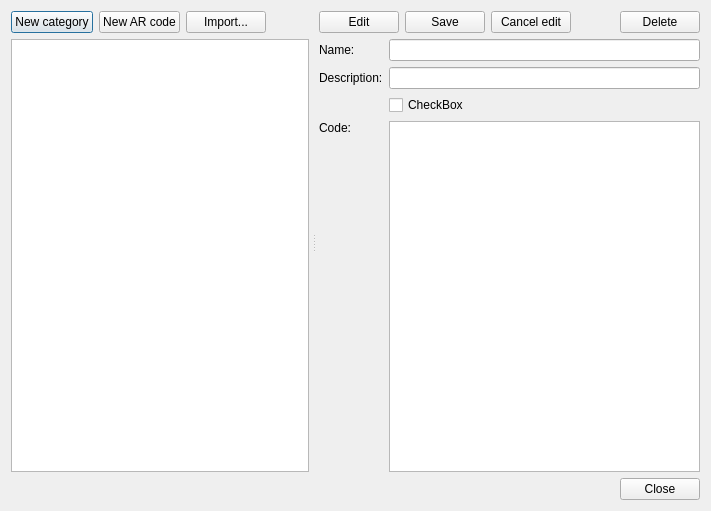
<?xml version="1.0" encoding="UTF-8"?>
<ui version="4.0">
 <class>CheatsDialog</class>
 <widget class="QDialog" name="CheatsDialog">
  <property name="geometry">
   <rect>
    <x>0</x>
    <y>0</y>
    <width>711</width>
    <height>511</height>
   </rect>
  </property>
  <property name="windowTitle">
   <string>金手指代码编辑器 - melonDS</string>
  </property>
  <layout class="QVBoxLayout" name="verticalLayout_5">
   <item>
    <widget class="QSplitter" name="splitter">
     <property name="orientation">
      <enum>Qt::Orientation::Horizontal</enum>
     </property>
     <property name="handleWidth">
      <number>2</number>
     </property>
     <widget class="QWidget" name="verticalLayoutWidget">
      <layout class="QVBoxLayout" name="verticalLayout_2">
       <property name="topMargin">
        <number>0</number>
       </property>
       <property name="rightMargin">
        <number>4</number>
       </property>
       <property name="bottomMargin">
        <number>0</number>
       </property>
       <item>
        <layout class="QHBoxLayout" name="horizontalLayout">
         <property name="sizeConstraint">
          <enum>QLayout::SizeConstraint::SetDefaultConstraint</enum>
         </property>
         <item>
          <widget class="QPushButton" name="btnNewCat">
           <property name="text">
            <string>New category</string>
           </property>
          </widget>
         </item>
         <item>
          <widget class="QPushButton" name="btnNewARCode">
           <property name="text">
            <string>New AR code</string>
           </property>
          </widget>
         </item>
         <item>
          <widget class="QPushButton" name="btnImportCheats">
           <property name="text">
            <string>Import...</string>
           </property>
          </widget>
         </item>
         <item>
          <spacer name="horizontalSpacer">
           <property name="orientation">
            <enum>Qt::Orientation::Horizontal</enum>
           </property>
           <property name="sizeType">
            <enum>QSizePolicy::Policy::Expanding</enum>
           </property>
           <property name="sizeHint" stdset="0">
            <size>
             <width>40</width>
             <height>20</height>
            </size>
           </property>
          </spacer>
         </item>
        </layout>
       </item>
       <item>
        <widget class="QTreeView" name="tvCodeList">
         <property name="sizePolicy">
          <sizepolicy hsizetype="Expanding" vsizetype="Expanding">
           <horstretch>0</horstretch>
           <verstretch>0</verstretch>
          </sizepolicy>
         </property>
         <property name="minimumSize">
          <size>
           <width>200</width>
           <height>0</height>
          </size>
         </property>
         <property name="editTriggers">
          <set>QAbstractItemView::EditTrigger::NoEditTriggers</set>
         </property>
         <property name="dragEnabled">
          <bool>true</bool>
         </property>
         <property name="dragDropMode">
          <enum>QAbstractItemView::DragDropMode::InternalMove</enum>
         </property>
         <property name="defaultDropAction">
          <enum>Qt::DropAction::IgnoreAction</enum>
         </property>
         <property name="headerHidden">
          <bool>true</bool>
         </property>
        </widget>
       </item>
      </layout>
     </widget>
     <widget class="QWidget" name="layoutWidget">
      <layout class="QVBoxLayout" name="verticalLayout" stretch="0,0">
       <property name="leftMargin">
        <number>4</number>
       </property>
       <property name="rightMargin">
        <number>0</number>
       </property>
       <item>
        <layout class="QHBoxLayout" name="horizontalLayout_2">
         <item>
          <widget class="QPushButton" name="btnEditCode">
           <property name="text">
            <string>Edit</string>
           </property>
          </widget>
         </item>
         <item>
          <widget class="QPushButton" name="btnSaveCode">
           <property name="text">
            <string>Save</string>
           </property>
          </widget>
         </item>
         <item>
          <widget class="QPushButton" name="btnCancelEdit">
           <property name="text">
            <string>Cancel edit</string>
           </property>
          </widget>
         </item>
         <item>
          <spacer name="horizontalSpacer_2">
           <property name="orientation">
            <enum>Qt::Orientation::Horizontal</enum>
           </property>
           <property name="sizeHint" stdset="0">
            <size>
             <width>40</width>
             <height>20</height>
            </size>
           </property>
          </spacer>
         </item>
         <item>
          <widget class="QPushButton" name="btnDeleteCode">
           <property name="text">
            <string>Delete</string>
           </property>
          </widget>
         </item>
        </layout>
       </item>
       <item>
        <layout class="QFormLayout" name="formLayout">
         <item row="0" column="0">
          <widget class="QLabel" name="label">
           <property name="text">
            <string>Name:</string>
           </property>
          </widget>
         </item>
         <item row="0" column="1">
          <widget class="QLineEdit" name="txtItemName"/>
         </item>
         <item row="1" column="0">
          <widget class="QLabel" name="label_2">
           <property name="text">
            <string>Description:</string>
           </property>
          </widget>
         </item>
         <item row="1" column="1">
          <widget class="QLineEdit" name="txtItemDesc"/>
         </item>
         <item row="2" column="0">
          <widget class="QLabel" name="label_3">
           <property name="text">
            <string/>
           </property>
          </widget>
         </item>
         <item row="2" column="1">
          <widget class="QCheckBox" name="chkItemOption">
           <property name="text">
            <string>CheckBox</string>
           </property>
          </widget>
         </item>
         <item row="3" column="0">
          <widget class="QLabel" name="lblCode">
           <property name="sizePolicy">
            <sizepolicy hsizetype="Preferred" vsizetype="Preferred">
             <horstretch>0</horstretch>
             <verstretch>0</verstretch>
            </sizepolicy>
           </property>
           <property name="text">
            <string>Code:</string>
           </property>
           <property name="alignment">
            <set>Qt::AlignmentFlag::AlignLeading|Qt::AlignmentFlag::AlignLeft|Qt::AlignmentFlag::AlignTop</set>
           </property>
          </widget>
         </item>
         <item row="3" column="1">
          <widget class="QPlainTextEdit" name="txtCode">
           <property name="sizePolicy">
            <sizepolicy hsizetype="Expanding" vsizetype="Expanding">
             <horstretch>0</horstretch>
             <verstretch>0</verstretch>
            </sizepolicy>
           </property>
           <property name="minimumSize">
            <size>
             <width>200</width>
             <height>0</height>
            </size>
           </property>
           <property name="font">
            <font>
             <family>Noto Sans Mono</family>
            </font>
           </property>
          </widget>
         </item>
        </layout>
       </item>
      </layout>
     </widget>
    </widget>
   </item>
   <item>
    <widget class="QDialogButtonBox" name="buttonBox">
     <property name="sizePolicy">
      <sizepolicy hsizetype="Expanding" vsizetype="Fixed">
       <horstretch>0</horstretch>
       <verstretch>0</verstretch>
      </sizepolicy>
     </property>
     <property name="standardButtons">
      <set>QDialogButtonBox::StandardButton::Close</set>
     </property>
    </widget>
   </item>
  </layout>
 </widget>
 <resources/>
 <connections>
  <connection>
   <sender>buttonBox</sender>
   <signal>accepted()</signal>
   <receiver>CheatsDialog</receiver>
   <slot>accept()</slot>
   <hints>
    <hint type="sourcelabel">
     <x>649</x>
     <y>23</y>
    </hint>
    <hint type="destinationlabel">
     <x>349</x>
     <y>230</y>
    </hint>
   </hints>
  </connection>
  <connection>
   <sender>buttonBox</sender>
   <signal>rejected()</signal>
   <receiver>CheatsDialog</receiver>
   <slot>reject()</slot>
   <hints>
    <hint type="sourcelabel">
     <x>649</x>
     <y>23</y>
    </hint>
    <hint type="destinationlabel">
     <x>349</x>
     <y>230</y>
    </hint>
   </hints>
  </connection>
 </connections>
</ui>
